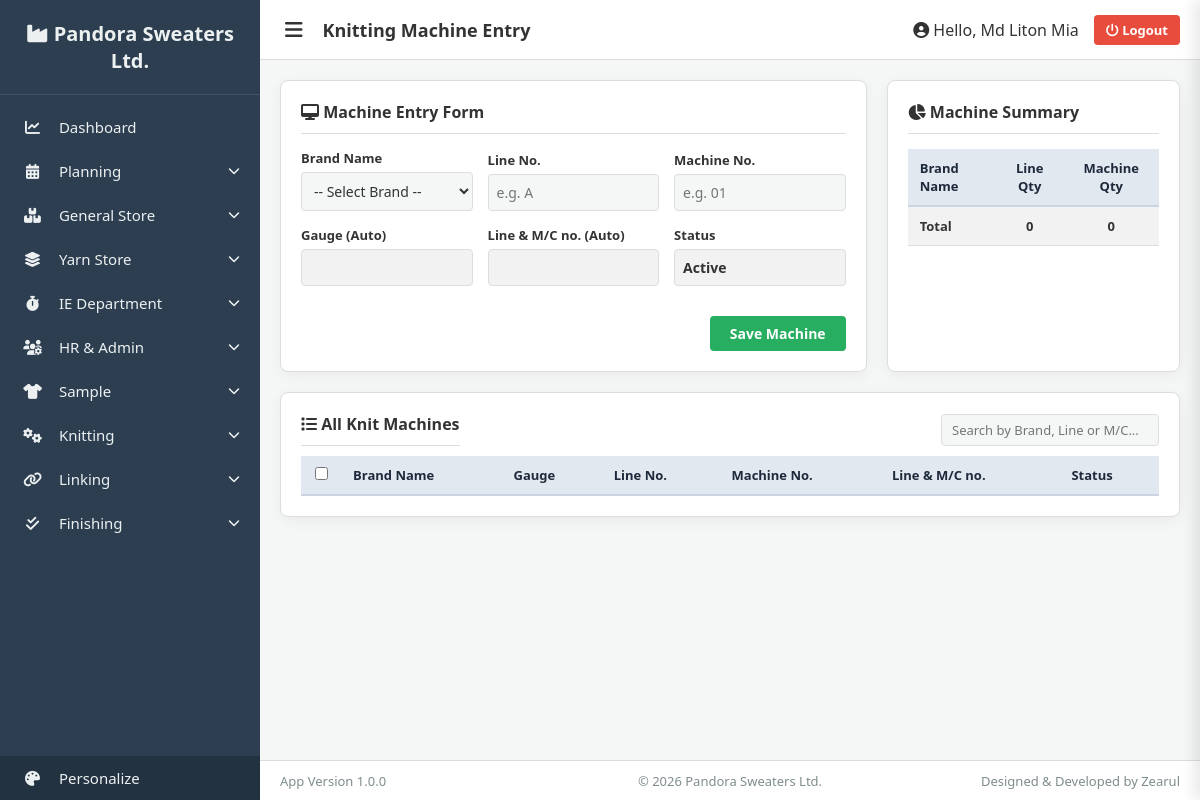
The page /hr-admin/knit-machine/ (signed in) on the database as committed earlier.
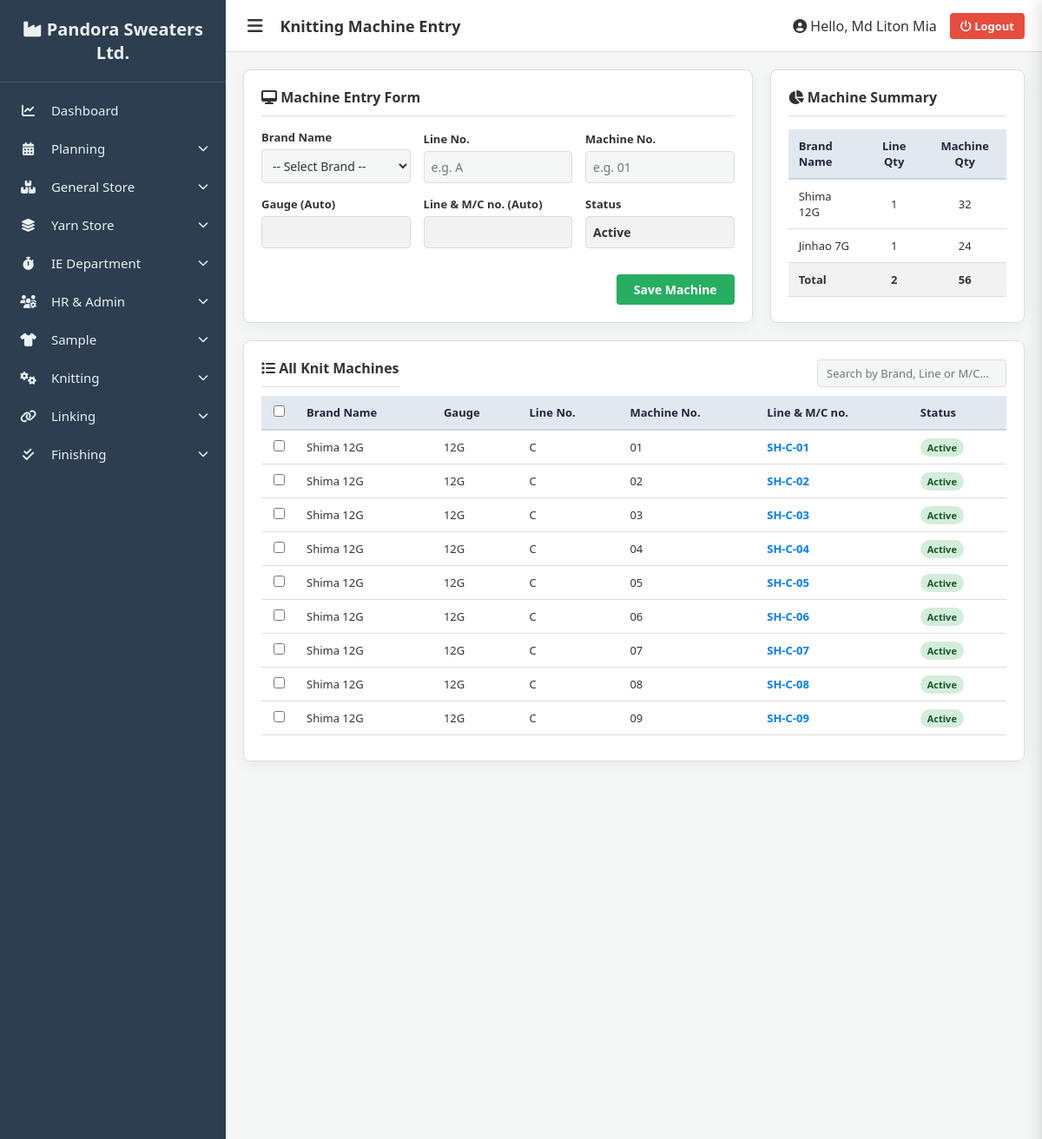
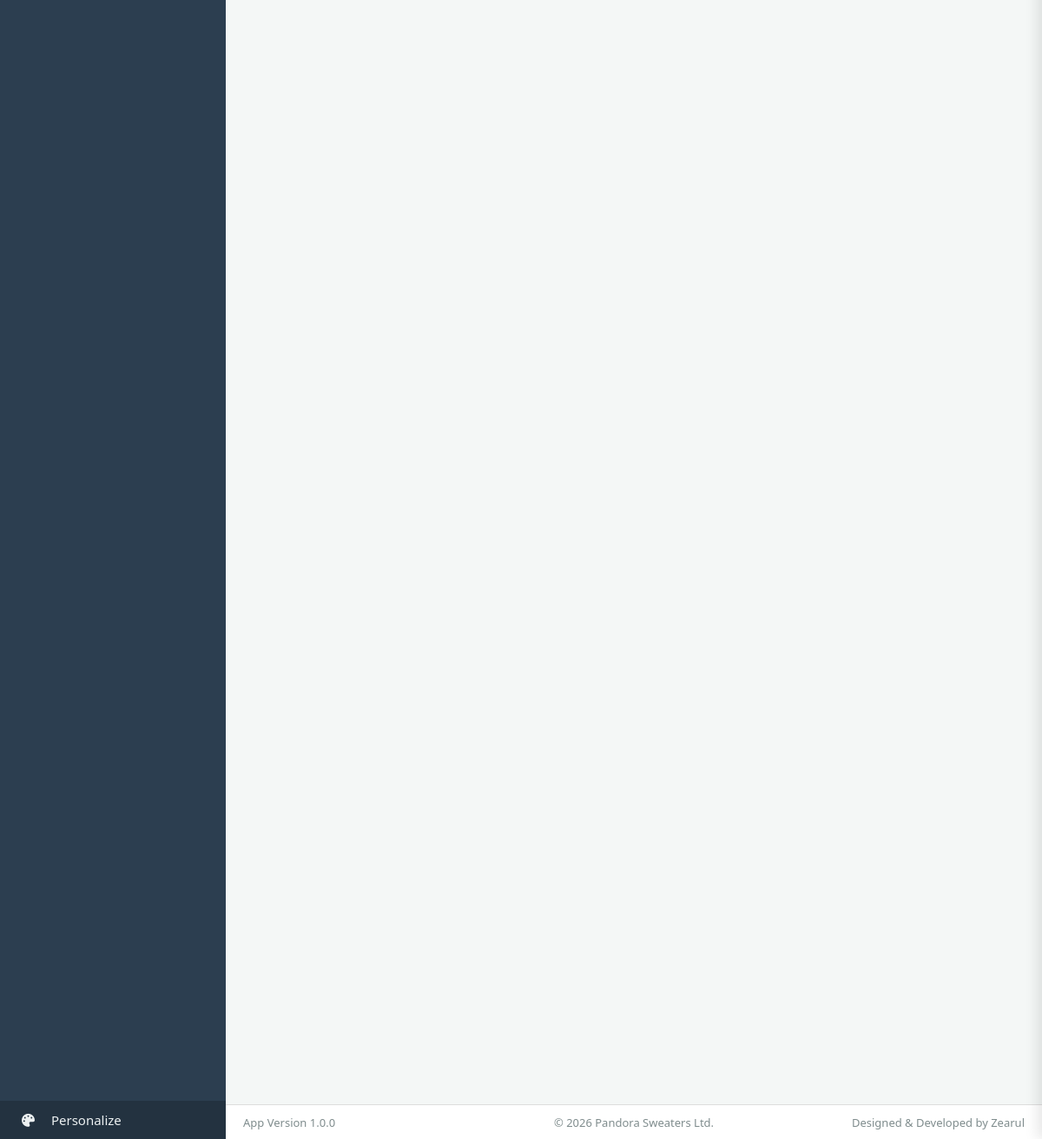
The same page on the database as committed later (2 pictures, top to bottom).
### core/models.py (models this page shows, shortened)
class AppSetting(models.Model):
    key = models.CharField(max_length=100, unique=True)
    value = models.TextField(blank=True, null=True)
    description = models.CharField(max_length=255, blank=True, null=True)

class KnitMachine(models.Model):
    brand_name = models.CharField(max_length=100)
    gauge = models.CharField(max_length=20, blank=True)
    line_no = models.CharField(max_length=50)
    machine_no = models.CharField(max_length=50)
    line_mc_no = models.CharField(max_length=100, unique=True) # Ex: SH-A-01
    is_active = models.BooleanField(default=True)
    created_at = models.DateTimeField(auto_now_add=True)

### core/views.py (the view)
# urls.py: path('hr-admin/knit-machine/', knit_machine_entry_view, name='knit_machine_entry'),
@login_required(login_url='login')
def knit_machine_entry_view(request):
    setting_obj = AppSetting.objects.filter(key='machine_brands').first()
    brands_list = [b.strip() for b in setting_obj.value.split(',')] if setting_obj and setting_obj.value else []
    cases = [When(brand_name=brand, then=Value(i)) for i, brand in enumerate(brands_list)]
    order_case = Case(*cases, default=Value(999), output_field=IntegerField())
    machines = KnitMachine.objects.annotate(custom_order=order_case).order_by('custom_order', 'machine_no')
    summary_data = []
    total_lines = 0
    total_mcs = 0
    for brand in brands_list:
        qs = KnitMachine.objects.filter(brand_name=brand)
        mc_qty = qs.count()
        if mc_qty > 0:
            line_qty = qs.values('line_no').distinct().count()
            summary_data.append({'brand': brand, 'lines': line_qty, 'mcs': mc_qty})
            total_lines += line_qty
            total_mcs += mc_qty
    context = {
        'brands': brands_list,
        'machines': machines,
        'summary': summary_data,
        'total_lines': total_lines,
        'total_mcs': total_mcs
    }
    return render(request, 'knit_machine_entry.html', context)

### core/context_processors.py (called while the page is built)
def global_settings(request):
    settings = AppSetting.objects.all()
    context = {s.key: s.value for s in settings}
    defaults = {
        'factory_name': 'Smart Factory System',
        'app_version': 'Version 1.0.0',
        'copyright_text': '© 2026 Your Company',
        'developer_credit': 'Designed & Developed by Zearul'
    }
    for k, v in defaults.items():
        if k not in context:
            context[k] = v
    return context

### templates/knit_machine_entry.html (shortened to what this page needs)
{% extends 'base.html' %}
{% block page_title %}Knitting Machine Entry{% endblock %}
{% block content %}
<div class="top-grid">
    <div class="card">
        <h3 class="card-title"><i class="fa-solid fa-desktop"></i> Machine Entry Form</h3>
        <form id="machineForm" onsubmit="event.preventDefault(); submitForm();" autocomplete="off">
            <div class="form-grid">
                <div class="form-group">
                    <label>Brand Name</label>
                    <select id="brand_name" required onchange="generateAutoFields()">
                        <option value="">-- Select Brand --</option>
                    </select>
                </div>
                <div class="form-group">
                    <label>Line No.</label>
                    <input type="text" id="line_no" required oninput="generateAutoFields()" placeholder="e.g. A">
                </div>
                <div class="form-group">
                    <label>Machine No.</label>
                    <input type="text" id="machine_no" required oninput="generateAutoFields()" placeholder="e.g. 01">
                </div>
                <div class="form-group">
                    <label>Gauge (Auto)</label>
                    <input type="text" id="gauge" class="readonly-field" readonly>
                </div>
                <div class="form-group">
                    <label>Line & M/C no. (Auto)</label>
                    <input type="text" id="line_mc_no" class="readonly-field" readonly>
                </div>
                <div class="form-group">
                    <label>Status</label>
                    <input type="text" id="status_show" class="readonly-field" value="Active" readonly>
                </div>
                <div class="btn-group">
                    <button type="submit" class="btn btn-primary" id="btnSave">Save Machine</button>
                </div>
            </div>
        </form>
    </div>
    <div class="card">
        <h3 class="card-title"><i class="fa-solid fa-chart-pie"></i> Machine Summary</h3>
        <table>
            <thead>
                <tr>
                    <th>Brand Name</th>
                    <th style="text-align: center;">Line Qty</th>
                    <th style="text-align: center;">Machine Qty</th>
                </tr>
            </thead>
            <tbody>
                {% for item in summary %}
                <tr>
                    <td style="font-weight: 500;">{{ item.brand }}</td>
                    <td style="text-align: center;">{{ item.lines }}</td>
                    <td style="text-align: center;">{{ item.mcs }}</td>
                </tr>
                {% endfor %}
            </tbody>
            <tfoot>
                <tr style="background: rgba(0,0,0,0.05); font-weight: bold;">
                    <td>Total</td>
                    <td style="text-align: center;">{{ total_lines }}</td>
                    <td style="text-align: center;">{{ total_mcs }}</td>
                </tr>
            </tfoot>
        </table>
    </div>
</div>
<div class="card">
    <div style="display: flex; justify-content: space-between; align-items: center; margin-bottom: 10px;">
        <h3 class="card-title" style="margin-bottom: 0;"><i class="fa-solid fa-list"></i> All Knit Machines</h3>
        <div style="display: flex; gap: 10px;">
            <input type="text" id="tableSearch" class="search-input" style="margin-bottom: 0;" placeholder="Search by Brand, Line or M/C...">
        </div>
    </div>
    <div style="overflow-x: auto; max-height: 400px;">
        <table>
            <thead>
                <tr>
                    <th style="width: 40px; text-align: center;">
                        <input type="checkbox" id="selectAll" onclick="toggleSelectAll(this)" style="cursor: pointer;">
                    </th>
                    <th>Brand Name</th>
                    <th>Gauge</th>
                    <th>Line No.</th>
                    <th>Machine No.</th>
                    <th>Line & M/C no.</th>
                    <th>Status</th>
                </tr>
            </thead>
            <tbody id="machineTableBody">
                {% for m in machines %}
                <tr class="table-row">
                    <td style="text-align: center;" onclick="event.stopPropagation();">
                        <input type="checkbox" class="row-checkbox" value="{{ m.id }}" onclick="toggleBulkDeleteBtn()" style="cursor: pointer;">
                    </td>
                    <td onclick="loadRowToForm('{{ m.id }}', '{{ m.brand_name }}', '{{ m.gauge }}', '{{ m.line_no }}', '{{ m.machine_no }}', '{{ m.line_mc_no }}', '{{ m.is_active }}')">{{ m.brand_name }}</td>
                    <td onclick="loadRowToForm('{{ m.id }}', '{{ m.brand_name }}', '{{ m.gauge }}', '{{ m.line_no }}', '{{ m.machine_no }}', '{{ m.line_mc_no }}', '{{ m.is_active }}')">{{ m.gauge }}</td>
                    <td onclick="loadRowToForm('{{ m.id }}', '{{ m.brand_name }}', '{{ m.gauge }}', '{{ m.line_no }}', '{{ m.machine_no }}', '{{ m.line_mc_no }}', '{{ m.is_active }}')">{{ m.line_no }}</td>
                    <td onclick="loadRowToForm('{{ m.id }}', '{{ m.brand_name }}', '{{ m.gauge }}', '{{ m.line_no }}', '{{ m.machine_no }}', '{{ m.line_mc_no }}', '{{ m.is_active }}')">{{ m.machine_no }}</td>
                    <td onclick="loadRowToForm('{{ m.id }}', '{{ m.brand_name }}', '{{ m.gauge }}', '{{ m.line_no }}', '{{ m.machine_no }}', '{{ m.line_mc_no }}', '{{ m.is_active }}')" style="font-weight: 600; color: #007bff;">{{ m.line_mc_no }}</td>
                    <td onclick="loadRowToForm('{{ m.id }}', '{{ m.brand_name }}', '{{ m.gauge }}', '{{ m.line_no }}', '{{ m.machine_no }}', '{{ m.line_mc_no }}', '{{ m.is_active }}')">
                        {% if m.is_active %}<span class="status-badge status-active">Active</span>
                        {% else %}<span class="status-badge status-hold">On Hold</span>{% endif %}
                    </td>
                </tr>
                {% endfor %}
            </tbody>
        </table>
    </div>
</div>
{% endblock %}

### templates/base.html (shortened to what this page needs)
<!DOCTYPE html>
<html lang="en">
<head>
    <link rel="stylesheet" href="https://cdnjs.cloudflare.com/ajax/libs/font-awesome/6.4.0/css/all.min.css">
</head>
<body id="app-body">
    <div class="sidebar" id="app-sidebar">
        <div class="brand"><i class="fa-solid fa-industry"></i> {{ factory_name|default:"Smart Factory" }}</div>
        <a href="{% url 'dashboard' %}" class="nav-item">
            <div><i class="fa-solid fa-chart-line icon"></i> Dashboard</div>
        </a>
        <div class="nav-item" onclick="toggleSubmenu(this)">
            <div><i class="fa-solid fa-calendar-days icon"></i> Planning</div><i class="fa-solid fa-chevron-down arrow"></i>
        </div>
        <div class="nav-item" onclick="toggleSubmenu(this)">
            <div><i class="fa-solid fa-boxes-stacked icon"></i> General Store</div><i class="fa-solid fa-chevron-down arrow"></i>
        </div>
        <div class="nav-item" onclick="toggleSubmenu(this)">
            <div><i class="fa-solid fa-layer-group icon"></i> Yarn Store</div><i class="fa-solid fa-chevron-down arrow"></i>
        </div>
        <div class="nav-item" onclick="toggleSubmenu(this)">
            <div><i class="fa-solid fa-stopwatch icon"></i> IE Department</div><i class="fa-solid fa-chevron-down arrow"></i>
        </div>
        <div class="nav-item" onclick="toggleSubmenu(this)">
            <div><i class="fa-solid fa-users-gear icon"></i> HR & Admin</div><i class="fa-solid fa-chevron-down arrow"></i>
        </div>
        <div class="nav-item" onclick="toggleSubmenu(this)">
            <div><i class="fa-solid fa-shirt icon"></i> Sample</div><i class="fa-solid fa-chevron-down arrow"></i>
        </div>
        <div class="nav-item" onclick="toggleSubmenu(this)">
            <div><i class="fa-solid fa-cogs icon"></i> Knitting</div><i class="fa-solid fa-chevron-down arrow"></i>
        </div>
        <div class="nav-item" onclick="toggleSubmenu(this)">
            <div><i class="fa-solid fa-link icon"></i> Linking</div><i class="fa-solid fa-chevron-down arrow"></i>
        </div>
        <div class="nav-item" onclick="toggleSubmenu(this)">
            <div><i class="fa-solid fa-check-double icon"></i> Finishing</div><i class="fa-solid fa-chevron-down arrow"></i>
        </div>
        <div class="spacer"></div>
        <div class="nav-item" onclick="toggleThemePanel()" style="background: rgba(0,0,0,0.2);">
            <div><i class="fa-solid fa-palette icon"></i> Personalize</div>
        </div>
    </div>
    <div class="main-wrapper">
        <div class="topbar">
            <div class="topbar-left">
                <button class="toggle-sidebar-btn" onclick="toggleSidebar(event)"><i class="fa-solid fa-bars"></i></button>
                <div class="topbar-title">{% block page_title %}Dashboard{% endblock %}</div>
            </div>
            <div class="user-info">
                <span><i class="fa-solid fa-circle-user"></i> Hello, {{ request.user.first_name|default:request.user.username }}</span>
                <a href="{% url 'logout' %}" class="logout-btn"><i class="fa-solid fa-power-off"></i> Logout</a>
            </div>
        </div>
        <div class="content-area" id="main-content" onclick="autoHideSidebar()">
            {% block content %}{% endblock %}
        </div>
        <div class="app-footer">
            <div style="flex:1; text-align:left;">App {{ app_version }}</div>
            <div style="flex:1; text-align:center;">{{ copyright_text }}</div>
            <div style="flex:1; text-align:right;">{{ developer_credit }}</div>
        </div>
    </div>
</body>
</html>

### templates/base.html (style rules this page uses)
:root { --sidebar-bg: #2c3e50; --sidebar-text: #ecf0f1; --sidebar-hover: rgba(255, 255, 255, 0.1); --main-bg: #f4f7f6; --main-text: #333; --card-bg: #fff; --border-color: #ddd; --accent: #27ae60; }
* { margin: 0; padding: 0; box-sizing: border-box; font-family: 'Segoe UI', sans-serif; }
body { background-color: var(--main-bg); color: var(--main-text); display: flex; height: 100vh; overflow: hidden; transition: background 0.3s; }
.sidebar { width: 260px; background: var(--sidebar-bg); color: var(--sidebar-text); display: flex; flex-direction: column; transition: margin-left 0.3s ease; overflow-y: auto; z-index: 100; }
.brand { padding: 20px; font-size: 20px; font-weight: bold; text-align: center; border-bottom: 1px solid rgba(255,255,255,0.1); margin-bottom: 10px; }
.nav-item { padding: 12px 20px; cursor: pointer; display: flex; justify-content: space-between; align-items: center; transition: 0.2s; font-size: 15px; text-decoration: none; color: var(--sidebar-text); }
.nav-item i.icon { width: 25px; text-align: center; margin-right: 10px; }
.nav-item .arrow { font-size: 12px; transition: transform 0.3s; }
.spacer { flex-grow: 1; }
.main-wrapper { flex: 1; display: flex; flex-direction: column; overflow: hidden; transition: width 0.3s ease; }
.topbar { height: 60px; background: var(--card-bg); border-bottom: 1px solid var(--border-color); display: flex; align-items: center; padding: 0 20px; justify-content: space-between; z-index: 10; }
.topbar-left { display: flex; align-items: center; gap: 15px; }
.toggle-sidebar-btn { background: transparent; border: none; color: var(--main-text); font-size: 20px; cursor: pointer; padding: 5px; }
.topbar-title { font-size: 18px; font-weight: 600; }
.user-info { display: flex; align-items: center; gap: 15px; }
.logout-btn { background: #e74c3c; color: white; padding: 6px 12px; border-radius: 4px; text-decoration: none; font-size: 13px; font-weight: bold; }
.content-area { flex: 1; padding: 20px; overflow-y: auto; cursor: pointer; }
.app-footer { height: 40px; background: var(--card-bg); border-top: 1px solid var(--border-color); display: flex; justify-content: space-between; align-items: center; padding: 0 20px; font-size: 13px; color: #7f8c8d; font-weight: 500; }

### templates/knit_machine_entry.html (style rules this page uses)
.top-grid { display: grid; grid-template-columns: 2fr 1fr; gap: 20px; margin-bottom: 20px; }
.card { background: var(--card-bg); padding: 20px; border-radius: 8px; box-shadow: 0 4px 15px rgba(0,0,0,0.05); border: 1px solid var(--border-color); }
.card-title { color: var(--main-text); margin-bottom: 15px; border-bottom: 1px solid var(--border-color); padding-bottom: 10px; font-size: 16px; font-weight: bold; }
.form-grid { display: grid; grid-template-columns: repeat(3, 1fr); gap: 15px; align-items: end; }
.form-group label { display: block; margin-bottom: 5px; font-weight: 600; color: var(--main-text); font-size: 13px; }
.form-group input, .form-group select { width: 100%; padding: 8px; border: 1px solid var(--border-color); border-radius: 4px; background: var(--main-bg); color: var(--main-text); font-size: 14px; }
.readonly-field { background-color: rgba(0,0,0,0.05) !important; cursor: not-allowed; font-weight: bold; }
.btn-group { display: flex; gap: 10px; margin-top: 15px; grid-column: span 3; justify-content: flex-end; }
.btn { padding: 8px 20px; border: none; border-radius: 4px; cursor: pointer; font-weight: bold; font-size: 14px; transition: 0.2s; }
.btn-primary { background: #27ae60; color: white; }
table { width: 100%; border-collapse: collapse; font-size: 13px; }
th, td { padding: 10px 12px; text-align: left; border-bottom: 1px solid var(--border-color); color: var(--main-text); }
th { background-color: #e2e8f0; font-weight: 600; color: #1e293b; border-bottom: 2px solid #cbd5e1; }
.table-row { cursor: pointer; transition: 0.2s; }
.status-badge { padding: 3px 8px; border-radius: 12px; font-size: 11px; font-weight: bold; }
.status-active { background: #d4edda; color: #155724; }
.search-input { max-width: 250px; width: 100%; padding: 6px 10px; margin-bottom: 10px; border: 1px solid var(--border-color); border-radius: 4px; font-size: 13px; background: var(--main-bg); color: var(--main-text); outline: none; }

Rows that differ between the two databases and show on the page:
added KnitMachine: brand "Shima 12G", lines "1", mcs "32", shown under "Machine Summary"
added KnitMachine: brand "Jinhao 7G", lines "1", mcs "24", shown under "Machine Summary"
added KnitMachine: brand_name "Shima 12G", gauge "12G", line_no "C", machine_no "01", line_mc_no "SH-C-01", is_active "Active", shown under "All Knit Machines"
added KnitMachine: brand_name "Shima 12G", gauge "12G", line_no "C", machine_no "02", line_mc_no "SH-C-02", is_active "Active", shown under "All Knit Machines"
added KnitMachine: brand_name "Shima 12G", gauge "12G", line_no "C", machine_no "03", line_mc_no "SH-C-03", is_active "Active", shown under "All Knit Machines"
added KnitMachine: brand_name "Shima 12G", gauge "12G", line_no "C", machine_no "04", line_mc_no "SH-C-04", is_active "Active", shown under "All Knit Machines"
added KnitMachine: brand_name "Shima 12G", gauge "12G", line_no "C", machine_no "05", line_mc_no "SH-C-05", is_active "Active", shown under "All Knit Machines"
added KnitMachine: brand_name "Shima 12G", gauge "12G", line_no "C", machine_no "06", line_mc_no "SH-C-06", is_active "Active", shown under "All Knit Machines"
added KnitMachine: brand_name "Shima 12G", gauge "12G", line_no "C", machine_no "07", line_mc_no "SH-C-07", is_active "Active", shown under "All Knit Machines"
added KnitMachine: brand_name "Shima 12G", gauge "12G", line_no "C", machine_no "08", line_mc_no "SH-C-08", is_active "Active", shown under "All Knit Machines"
added KnitMachine: brand_name "Shima 12G", gauge "12G", line_no "C", machine_no "09", line_mc_no "SH-C-09", is_active "Active", shown under "All Knit Machines"
Other text that changed with them:
{{ total_lines }}: "0" → "2"
{{ total_mcs }}: "0" → "56"
